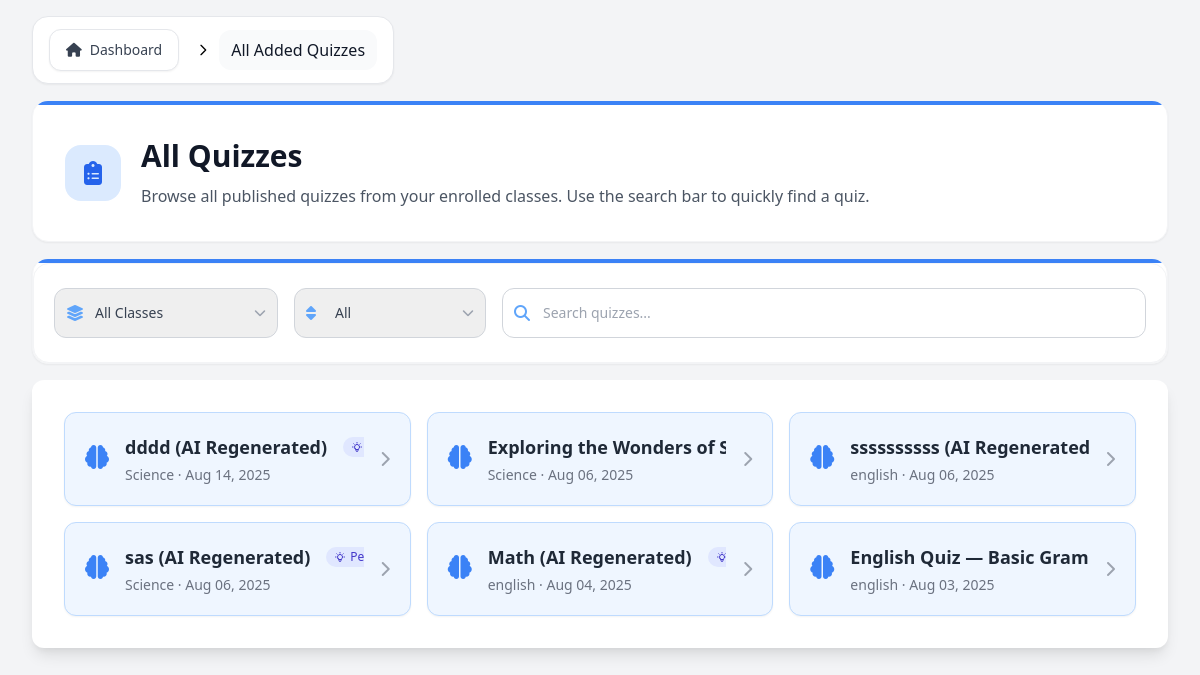
The page /Students/Contents/Pages/dashboardAllQuizzes.php (signed in) on the database as committed earlier.
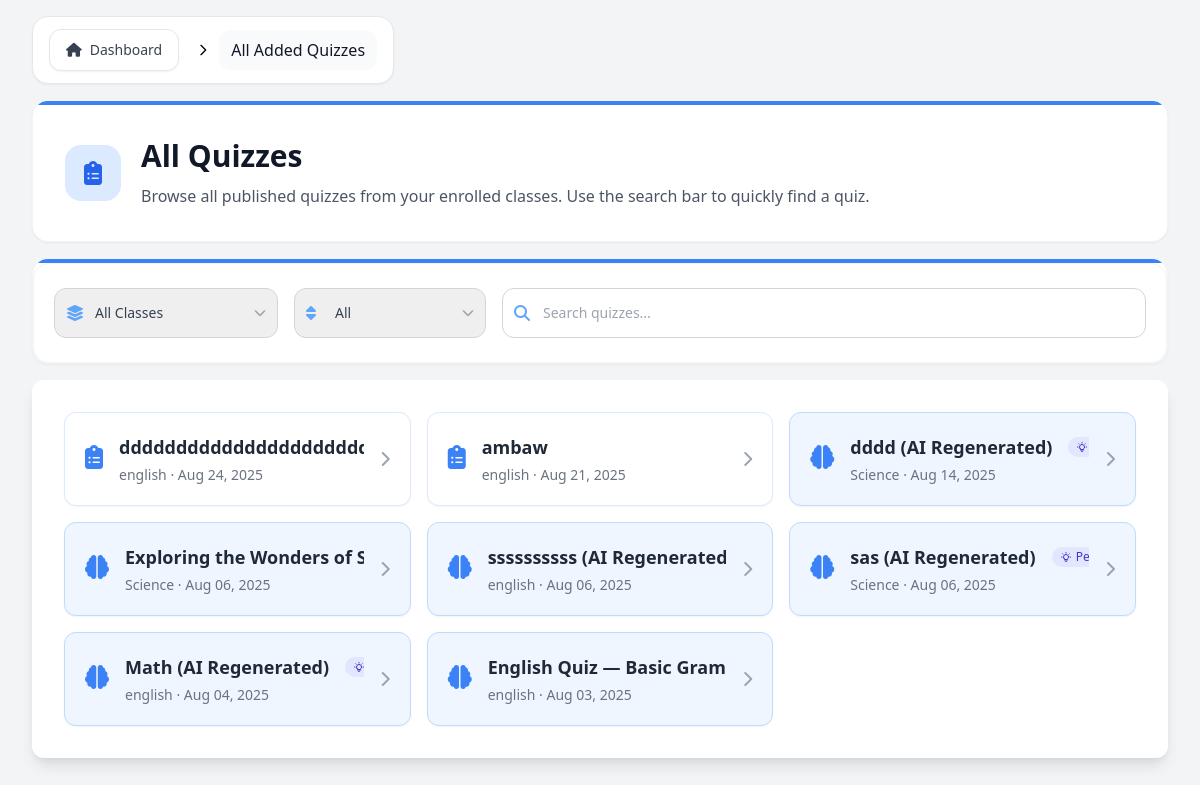
The same page on the database as committed later.
### tables this page shows
CREATE TABLE `quizzes_tb` (
  `quiz_id` int(11) NOT NULL,
  `class_id` int(11) NOT NULL,
  `th_id` varchar(255) NOT NULL,
  `quiz_title` varchar(255) NOT NULL,
  `quiz_description` text DEFAULT NULL,
  `quiz_topic` varchar(255) DEFAULT NULL,
  `time_limit` int(11) NOT NULL DEFAULT 30,
  `points_per_question` int(11) NOT NULL DEFAULT 1,
  `shuffle_questions` tinyint(1) NOT NULL DEFAULT 0,
  `show_results` tinyint(1) NOT NULL DEFAULT 1,
  `allow_retakes` tinyint(1) NOT NULL DEFAULT 0,
  `status` enum('draft','published','archived') NOT NULL DEFAULT 'draft',
  `created_at` timestamp NOT NULL DEFAULT current_timestamp(),
  `updated_at` timestamp NOT NULL DEFAULT current_timestamp() ON UPDATE current_timestamp(),
  `parent_quiz_id` int(11) DEFAULT NULL,
  `quiz_type` varchar(50) DEFAULT 'manual'
);

CREATE TABLE `teacher_classes_tb` (
  `class_id` int(11) NOT NULL,
  `th_id` varchar(255) NOT NULL,
  `class_name` varchar(255) NOT NULL,
  `class_code` varchar(10) NOT NULL,
  `class_description` text DEFAULT NULL,
  `grade_level` varchar(20) NOT NULL,
  `strand` varchar(50) DEFAULT NULL,
  `status` enum('active','inactive','archived') NOT NULL DEFAULT 'active',
  `created_at` timestamp NOT NULL DEFAULT current_timestamp(),
  `updated_at` timestamp NOT NULL DEFAULT current_timestamp() ON UPDATE current_timestamp()
);

### Students/Functions/studentDashboardFunction.php (called while the page is built, shortened)
<?php
include_once '../../../Connection/conn.php';
$user_email = $_SESSION['user_email'];
$studentId = null;
$query = "SELECT st_id FROM students_profiles_tb WHERE st_email = ?";
$stmt = $conn->prepare($query);
$stmt->bind_param("s", $user_email);
$stmt->execute();
$result = $stmt->get_result();
if ($result->num_rows > 0) {
    $row = $result->fetch_assoc();
    $studentId = $row['st_id'];
}
function getSubjectFromClassName($className) {
    $classNameLower = strtolower($className);
    $subjectKeywords = [
        'english' => 'English',
        'math' => 'Math',
        'science' => 'Science',
        'history' => 'History',
        'arts' => 'Arts',
        'pe' => 'PE',
        'ict' => 'ICT',
        'home economics' => 'Home Economics',
    ];
    foreach ($subjectKeywords as $keyword => $subject) {
        if (strpos($classNameLower, $keyword) !== false) {
            return $subject;
        }
    }
    return 'Default';
}
$enrolledClasses = [];
if ($studentId) {
    $classQuery = "SELECT DISTINCT
                       tc.*,
                       (SELECT COUNT(DISTINCT ce.st_id) FROM class_enrollments_tb ce WHERE ce.class_id = tc.class_id AND ce.status = 'active') AS student_count,
                       (SELECT COUNT(q.quiz_id) FROM quizzes_tb q WHERE q.class_id = tc.class_id AND q.status = 'published' AND q.quiz_type != '1') AS quiz_count
                   FROM teacher_classes_tb tc
                   INNER JOIN class_enrollments_tb ce_main ON tc.class_id = ce_main.class_id
                   WHERE ce_main.st_id = ? AND tc.status = 'active'
                   ORDER BY tc.created_at DESC";
    $classStmt = $conn->prepare($classQuery);
    $classStmt->bind_param("s", $studentId);
    $classStmt->execute();
    $classResult = $classStmt->get_result();
    while ($class = $classResult->fetch_assoc()) {
        $class['class_subject'] = getSubjectFromClassName($class['class_name']);
        $enrolledClasses[] = $class;
    }
}
if ($studentId) {
    $classIds = [];
    foreach ($enrolledClasses as $class) {
        $classIds[] = $class['class_id'];
    }
    if (!empty($classIds)) {
        $classIdsStr = implode(',', array_map('intval', $classIds));
    }
}
if (!empty($classIds)) {
    $studentId = $_SESSION['st_id'] ?? null;
}
if (!empty($classIds)) {
    $baseQuizQuery = "SELECT q.quiz_id, q.quiz_title, q.class_id, q.created_at, tc.class_name, q.quiz_type, q.parent_quiz_id
                  FROM quizzes_tb q
                  JOIN teacher_classes_tb tc ON q.class_id = tc.class_id
                  WHERE q.class_id IN ($classIdsStr) AND q.status = 'published' AND q.quiz_type != '1'
                  ORDER BY q.created_at DESC
                  LIMIT 10";
    $baseQuizResult = $conn->query($baseQuizQuery);
    $baseQuizzes = [];
    while ($quiz = $baseQuizResult->fetch_assoc()) {
        $baseQuizzes[] = $quiz;
    }
    $studentAttemptedQuizzesQuery = "
        SELECT DISTINCT quiz_id FROM quiz_attempts_tb
        WHERE st_id = ? AND status = 'completed'
    ";
    $attemptedStmt = $conn->prepare($studentAttemptedQuizzesQuery);
    $attemptedStmt->bind_param("s", $studentId);
    $attemptedStmt->execute();
    $attemptedResult = $attemptedStmt->get_result();
    $attemptedQuizIds = [];
    while ($row = $attemptedResult->fetch_assoc()) {
        $attemptedQuizIds[] = $row['quiz_id'];
    }
    foreach ($baseQuizzes as $baseQuiz) {
        $originalQuizId = $baseQuiz['quiz_id'];
        $aiVersionsQuery = "
            SELECT q.quiz_id FROM quizzes_tb q
            WHERE q.parent_quiz_id = ? AND q.quiz_type = '1' AND q.status = 'published'
            ORDER BY q.created_at DESC
        ";
        $aiVersionsStmt = $conn->prepare($aiVersionsQuery);
        $aiVersionsStmt->bind_param("i", $originalQuizId);
        $aiVersionsStmt->execute();
        $aiVersionsResult = $aiVersionsStmt->get_result();
        $aiVersionIds = [];
        while ($version = $aiVersionsResult->fetch_assoc()) {
            $aiVersionIds[] = $version['quiz_id'];
        }
        $checkedIds = [$originalQuizId];
        $quizChainIds = $aiVersionIds;
        while (!empty($quizChainIds)) {
            $currentId = array_shift($quizChainIds);
            $checkedIds[] = $currentId;
            $childrenQuery = "
                SELECT quiz_id FROM quizzes_tb
                WHERE parent_quiz_id = ? AND quiz_type = '1' AND status = 'published'
            ";
            $childrenStmt = $conn->prepare($childrenQuery);
            $childrenStmt->bind_param("i", $currentId);
            $childrenStmt->execute();
            $childrenResult = $childrenStmt->get_result();
            while ($child = $childrenResult->fetch_assoc()) {
                if (!in_array($child['quiz_id'], $checkedIds)) {
                    $quizChainIds[] = $child['quiz_id'];
                    $aiVersionIds[] = $child['quiz_id'];
                }
            }
        }
        $studentAiAttempts = array_intersect($aiVersionIds, $attemptedQuizIds);
        if (!empty($studentAiAttempts)) {
            $latestAiQuery = "
                SELECT q.*, tc.class_name FROM quizzes_tb q
                JOIN teacher_classes_tb tc ON q.class_id = tc.class_id
                JOIN quiz_attempts_tb a ON q.quiz_id = a.quiz_id
                WHERE q.quiz_id IN (" . implode(',', array_map('intval', $studentAiAttempts)) . ")
                AND a.st_id = ?
                ORDER BY q.created_at DESC
                LIMIT 1
            ";
            $latestAiStmt = $conn->prepare($latestAiQuery);
            $latestAiStmt->bind_param("s", $studentId);
            $latestAiStmt->execute();
            $latestAiResult = $latestAiStmt->get_result();
        }
    }
}
?>

### Students/Contents/Dashboard/dashboardQuizzesIncludes/dashboardQuizzesList.php (the view, shortened to what the rows shown need)
<div class="bg-white shadow-lg rounded-xl p-6 sm:p-8">
    <?php if ($totalItems): ?>
        <ul id="quizList" class="grid grid-cols-1 sm:grid-cols-2 lg:grid-cols-3 gap-4">
            <?php
            foreach ($paginatedQuizzes as $quiz):
                $isPersonalized = isset($quiz['quiz_type']) && $quiz['quiz_type'] == '1';
            ?>
                <li>
                    <a href="../Pages/classDetails.php?class_id=<?php echo $quiz['class_id']; ?>#quiz-<?php echo $quiz['quiz_id']; ?>"
                        class="quiz-card flex items-center gap-4 <?php echo $isPersonalized ? 'bg-blue-50 hover:bg-blue-100 border-blue-200' : 'bg-white hover:bg-gray-100 border-blue-100'; ?> rounded-xl p-5 transition-all duration-200 ease-in-out group border shadow-sm h-full">
                        <div class="flex-shrink-0">
                            <i class="<?php echo $isPersonalized ? 'fas fa-brain text-blue-500' : 'fas fa-clipboard-list text-blue-500'; ?> text-2xl"></i>
                        </div>
                        <div class="flex-1 min-w-0">
                            <div class="text-lg font-semibold text-gray-800 group-hover:text-blue-700 transition-colors duration-200 truncate flex items-center gap-2">
                                <?php echo htmlspecialchars($quiz['quiz_title']); ?>
                                <?php if ($isPersonalized): ?>
                                    <span class="inline-flex items-center rounded-full bg-indigo-100 px-2 py-0.5 text-xs font-medium text-indigo-700 ml-2">
                                    </span>
                                <?php endif; ?>
                            </div>
                            <div class="text-sm text-gray-500 mt-1 truncate">
                                <?php echo htmlspecialchars($quiz['class_name']); ?> &middot; <?php echo date('M d, Y', strtotime($quiz['created_at'])); ?>
                            </div>
                        </div>
                        <i class="fas fa-chevron-right text-gray-400 group-hover:text-blue-600 transition-colors duration-200 ml-auto"></i>
                    </a>
                </li>
            <?php endforeach; ?>
        </ul>
</div>
<?php endif; ?>

Rows that differ between the two databases and show on the page:
added quizzes_tb: quiz_title "dddddddddddddddddddd…", class.class_name "english", created_at "Aug 24, 2025", quiz_type "manual" (drawn)
added quizzes_tb: quiz_title "ambaw", class.class_name "english", created_at "Aug 21, 2025", quiz_type "manual" (drawn)
